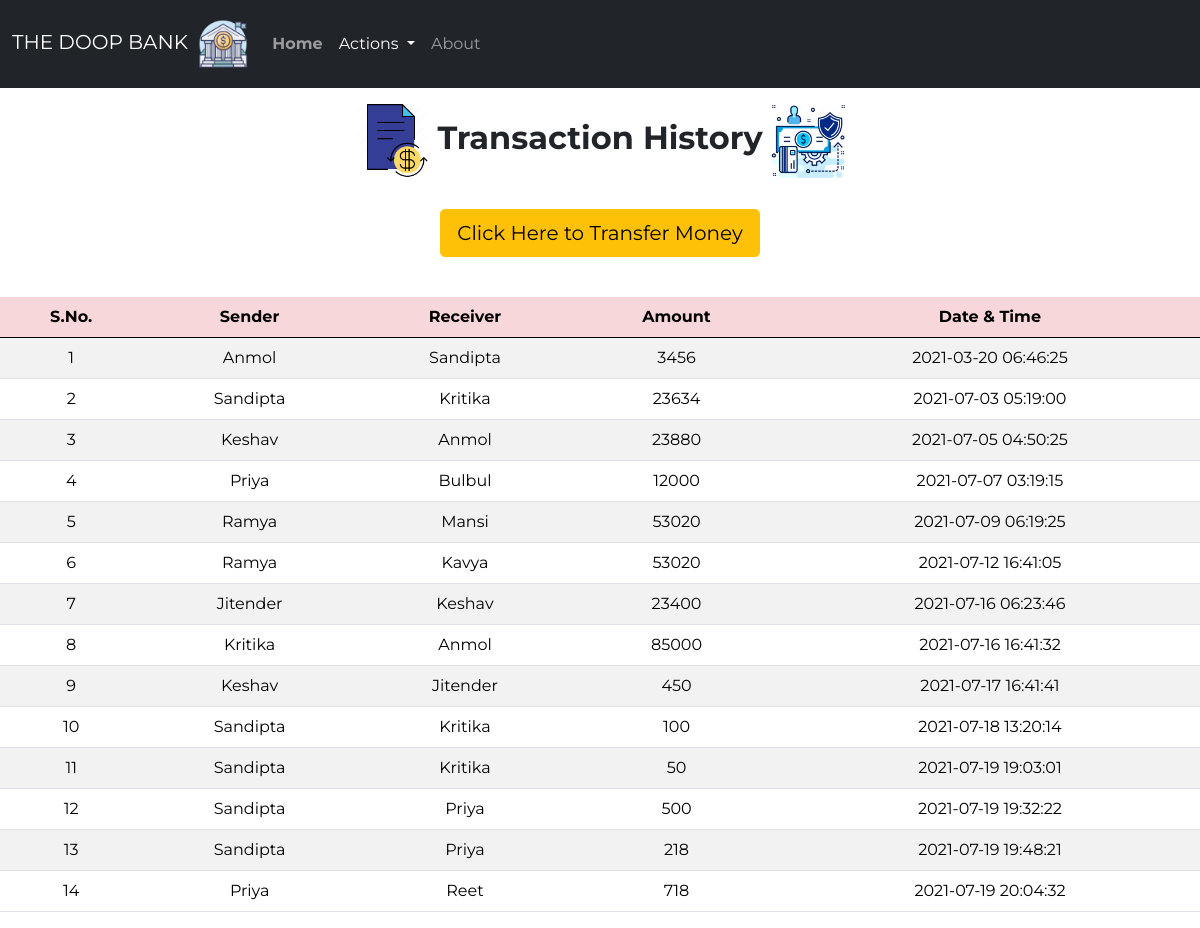
The page /history.php on the database its author committed.
### tables this page shows
CREATE TABLE `transaction` (
  `sno` int(3) NOT NULL,
  `sender` text NOT NULL,
  `receiver` text NOT NULL,
  `balance` int(8) NOT NULL,
  `datetime` datetime NOT NULL DEFAULT current_timestamp()
);

### history.php (the view, shortened to what this page needs)
<!doctype html>
<html lang="en">
<head>
    <link href="https://cdn.jsdelivr.net/npm/bootstrap@5.0.0-beta1/dist/css/bootstrap.min.css" rel="stylesheet"
>
    <link rel="stylesheet" href="css/style3.css">
</head>
<body>
    <nav class="navbar py-2 navbar-expand-lg navbar-dark bg-dark">
        <div class="container-fluid">
        <a class="navbar-brand" href="#">THE DOOP BANK &nbsp;<img src="logos/logo.webp" alt="Bank" width="50" height="50"></a>
            <div class="collapse navbar-collapse" id="navbarSupportedContent">
                <ul class="navbar-nav me-auto mb-8 mb-lg-0">
                    <li class="nav-item py-3">
                        <a class="nav-link" aria-current="page" href="index.php"><strong>Home</strong></a>
                    </li>
                    <li class="nav-item dropdown py-3">
                        <a class="nav-link dropdown-toggle active" href="#" id="navbarDropdown" role="button"
                            data-bs-toggle="dropdown" aria-expanded="false">
                            Actions
                        </a>
                    </li>
                    <li class="nav-item py-3">
                        <a class="nav-link" href="index.php">About</a>
                    </li>
                </ul>
            </div>
        </div>
    </nav>
<class class="welcome">
        <h2>
            <img src="logos/t1.png" alt="Bank" width="75" height="75" style="font-weight: bold;"> <strong>Transaction History</strong> <img
                src="logos/t2.webp" alt="Bank" width="75" height="75">
        </h2>
    </class>
<div class="d-grip gap-2 col-6 mx-auto text-center p-3 mb-2">
    <a href="money.php"><button type="button" class="btn btn-warning btn-lg mb-3">Click Here to Transfer Money</button></a>
</div>
       <div class="table-responsive-sm">
    <table class="table table-hover table-striped">
        <thead style="color : black;" class="table-danger">
            <tr>
                <th class="text-center">S.No.</th>
                <th class="text-center">Sender</th>
                <th class="text-center">Receiver</th>
                <th class="text-center">Amount</th>
                <th class="text-center">Date & Time</th>
            </tr>
        </thead>
        <tbody>
        <?php
include 'connect.php';
$sql ="SELECT * FROM transaction";
$query =mysqli_query($conn, $sql);
while($rows = mysqli_fetch_assoc($query))
{
?>
<tr style="color : black;">
            <td class="text-center py-2"><?php echo $rows['sno']; ?></td>
            <td class="text-center py-2"><?php echo $rows['sender']; ?></td>
            <td class="text-center py-2"><?php echo $rows['receiver']; ?></td>
            <td class="text-center py-2"><?php echo $rows['balance']; ?> </td>
            <td class="text-center py-2"><?php echo $rows['datetime']; ?> </td>
        <?php
}
        ?>
        </tbody>
    </table>
    </div>
</body>
</html>

### css/style3.css (style rules this page uses)
* { font-family: 'Montserrat', sans-serif; }
.welcome h2 { margin: 10px; padding: 5px; text-align: center; background-color:light blue; border-radius: 10px; }

### rows shown on the page
transaction: sno "1", sender "Anmol", receiver "Sandipta", balance "3456", datetime "2021-03-20 06:46:25"
transaction: sno "2", sender "Sandipta", receiver "Kritika", balance "23634", datetime "2021-07-03 05:19:00"
transaction: sno "3", sender "Keshav", receiver "Anmol", balance "23880", datetime "2021-07-05 04:50:25"
transaction: sno "4", sender "Priya", receiver "Bulbul", balance "12000", datetime "2021-07-07 03:19:15"
transaction: sno "5", sender "Ramya", receiver "Mansi", balance "53020", datetime "2021-07-09 06:19:25"
transaction: sno "6", sender "Ramya", receiver "Kavya", balance "53020", datetime "2021-07-12 16:41:05"
transaction: sno "7", sender "Jitender", receiver "Keshav", balance "23400", datetime "2021-07-16 06:23:46"
transaction: sno "8", sender "Kritika", receiver "Anmol", balance "85000", datetime "2021-07-16 16:41:32"
transaction: sno "9", sender "Keshav", receiver "Jitender", balance "450", datetime "2021-07-17 16:41:41"
transaction: sno "10", sender "Sandipta", receiver "Kritika", balance "100", datetime "2021-07-18 13:20:14"
transaction: sno "11", sender "Sandipta", receiver "Kritika", balance "50", datetime "2021-07-19 19:03:01"
transaction: sno "12", sender "Sandipta", receiver "Priya", balance "500", datetime "2021-07-19 19:32:22"
transaction: sno "13", sender "Sandipta", receiver "Priya", balance "218", datetime "2021-07-19 19:48:21"
transaction: sno "14", sender "Priya", receiver "Reet", balance "718", datetime "2021-07-19 20:04:32"
